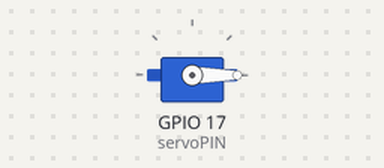
This program was run on a simulated Raspberry Pi (BCM pin numbers). On the bench: servo. Servo angles are drawn from the pulse width (0.5 ms = 0°, 2.5 ms = 180°). At 2.0 s the program stops and its outputs stay as they are.

Above: at 0.1 s.
At 1.1 s:
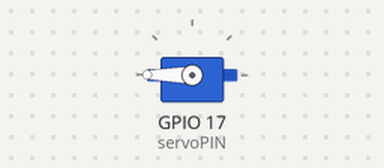
Timing chart, 0 to 2.6 s (numbered marks = the images above):
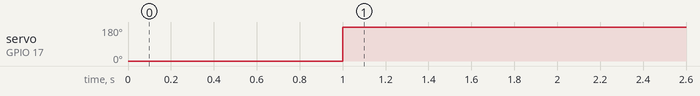

The program:

servotest2.py
```python
import RPi.GPIO as GPIO
import time

servoPIN = 17
GPIO.setmode(GPIO.BCM)
GPIO.setup(servoPIN, GPIO.OUT)

p = GPIO.PWM(servoPIN, 50) # GPIO 17 for PWM with 50Hz
p.start(2.5) # Initialization

p.ChangeDutyCycle(2.5)
time.sleep(1)
p.ChangeDutyCycle(12.5)
time.sleep(1)
p.ChangeDutyCycle(0)

# p.ChangeDutyCycle(2.5)
# time.sleep(1)
# p.ChangeDutyCycle(10)
# time.sleep(1)

p.stop()
GPIO.cleanup()
```

Measured:
- by itself, servo on GPIO 17 (servoPIN): 0° → 180° at 1.0 s
